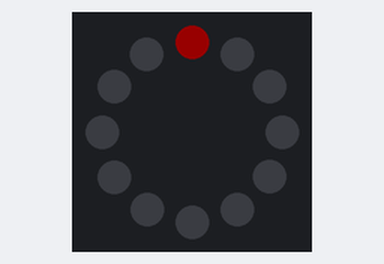
The sketch below on a simulated Arduino Uno, built with avr-gcc and run on an emulated ATmega328P. On the bench: 12 RGB LEDs in a ring, first at the top, clockwise. Dim RGB values are drawn brighter than linear.

Above: at 0.01 s.
At 5.0 s:
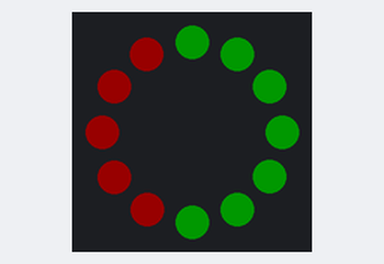
At 9.99 s:
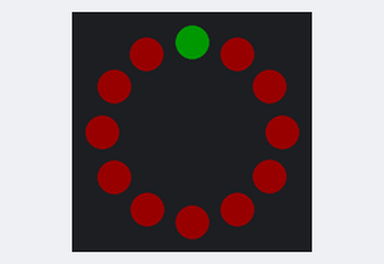
At 19.98 s:
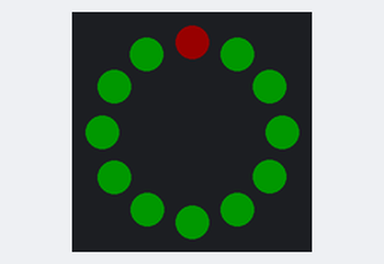
At 29.82 s:
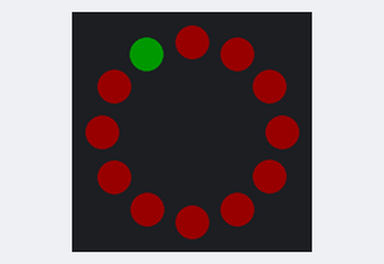
At 39.8 s:
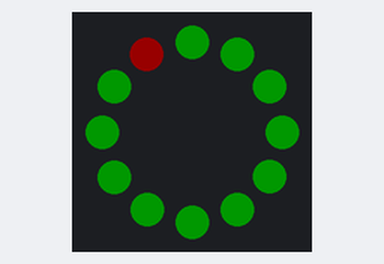

The sketch:

ring.ino
```cpp
/*
 *
 * Simon Whitehead - 2015
 * ----------------------
 *
 * This loops two colours around a 5V, 12 pixel NeoPixel Ring. This
 * is just me playing with the Adafruit Trinket v3.
 *
 * Ring code: 12xWS2812
 *
 */

#include "NeoPixelManager.h"

void loopColor(uint32_t);

NeoPixelManager neoPixelRing(12, 12);
int delayval = 75;      // delay for 75ms

void setup() {
}

void loop() {
    loopColor(neoPixelRing.Color(150, 0, 0));
    loopColor(neoPixelRing.Color(0, 150, 0));
}

void loopColor(uint32_t color) {
    for (int i = 0; i < neoPixelRing.PinCount; i++) {
        neoPixelRing.setPixelColor(i, color);
        neoPixelRing.show();

        delay(delayval);
    }
}
```

NeoPixelManager.cpp
```cpp
/*
 *
 * Simon Whitehead - 2015
 * ----------------------
 *
 * Just a simple wrapper around the NeoPixel class.
 *
 */

#include "NeoPixelManager.h"

#include <Adafruit_NeoPixel.h>

NeoPixelManager::NeoPixelManager(uint16_t n, uint8_t p, uint8_t t) : Adafruit_NeoPixel(n, p, t) {
    this->PinCount = n;
    this->_pin = p;

    this->setBrightness(40);

    digitalWrite(p, HIGH);

    this->begin();
}
```

NeoPixelManager.h
```cpp
/*
 *
 * Simon Whitehead - 2015
 * ----------------------
 *
 * Just a simple wrapper around the NeoPixel class.
 *
 */

#ifndef _NEOPIXEL_MANAGER_H_
#define _NEOPIXEL_MANAGER_H_

#include <Adafruit_NeoPixel.h>

class NeoPixelManager : public Adafruit_NeoPixel {

    private:
	uint8_t _pin;

    public:
	uint8_t PinCount;

	NeoPixelManager(uint16_t n, uint8_t p=6, uint8_t t=NEO_GRB + NEO_KHZ800);
};

#endif
```
